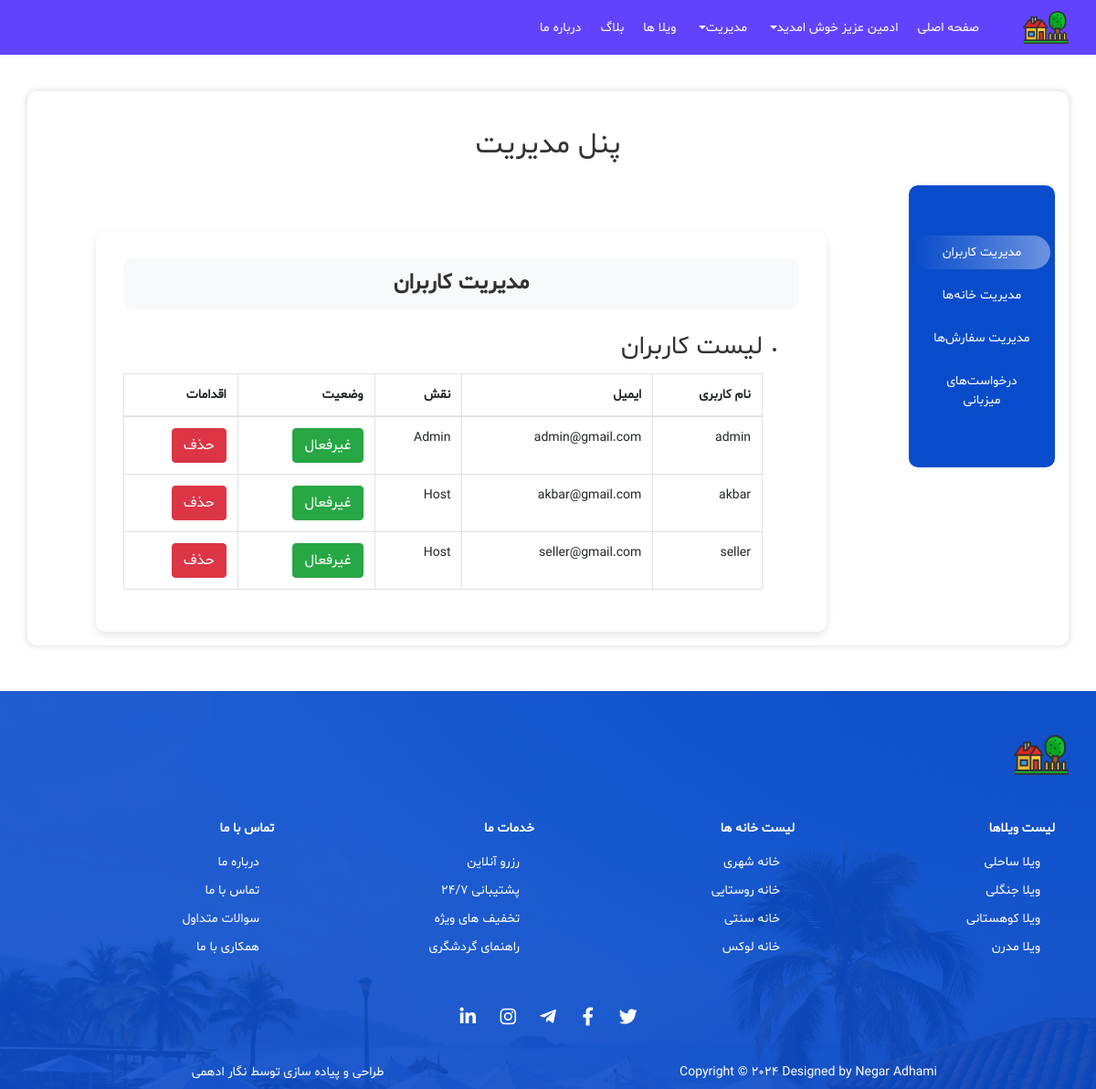
/admin_panel/ (signed in), run on the app's committed database.
### users/models.py (models this page shows)
class User(AbstractUser):
    ROLES = ((1, 'Admin'), (2, 'Host'), (3, 'Passenger'))
    role = models.IntegerField(choices=ROLES, default=3)
    phonenumber = models.CharField(max_length=15, blank=True, null=True)
    address = models.TextField(blank=True, null=True)
    role_change_requested = models.BooleanField(default=False)
    is_active = models.BooleanField(default=True)
    objects = UserManager()

### admin_app/views.py (the view, shortened to what this page needs)
# urls.py: path('admin_panel/', views.admin_panel, name='admin_panel'),
@login_required
def admin_panel(request):
    if not request.user.is_superuser:
        return redirect('home')
    context = {
        'users': User.objects.all(),
        'houses': House.objects.all(),
        'orders': Order.objects.all(),
        'host_requests': User.objects.filter(role_change_requested=True),
    }
    return render(request, 'admin/admin_panel.html', context)

### templates/admin/admin_panel.html (shortened to what this page needs)
{% extends 'base.html' %}
{% block content %}
<main class="container content content-box">
    <h2 class="title-hotel">پنل مدیریت</h2>
    <div class="row mtop-2">
        <div class="col-md-2 col-sm-3 nav-wrapper">
            <div class="nav flex-column nav-pills" id="v-pills-tab" role="tablist" aria-orientation="vertical">
                <a class="nav-link active" id="v-pills-users-tab" data-toggle="pill" href="#v-pills-users" role="tab" aria-controls="v-pills-users" aria-selected="true">مدیریت کاربران</a>
                <a class="nav-link" id="v-pills-houses-tab" data-toggle="pill" href="#v-pills-houses" role="tab" aria-controls="v-pills-houses" aria-selected="false">مدیریت خانه‌ها</a>
                <a class="nav-link" id="v-pills-orders-tab" data-toggle="pill" href="#v-pills-orders" role="tab" aria-controls="v-pills-orders" aria-selected="false">مدیریت سفارش‌ها</a>
                <a class="nav-link" id="v-pills-requests-tab" data-toggle="pill" href="#v-pills-requests" role="tab" aria-controls="v-pills-requests" aria-selected="false">درخواست‌های میزبانی</a>
            </div>
        </div>
        <div class="col-md-10 col-sm-9 content-wrapper">
            <div class="tab-content" id="v-pills-tabContent">
                <div class="tab-pane fade show active" id="v-pills-users" role="tabpanel" aria-labelledby="v-pills-users-tab">
                    <p class="titleWithBg">مدیریت کاربران</p>
                    <ul>
                        <li>
                            <h3>لیست کاربران</h3>
                            <table class="table table-bordered">
                                <thead>
                                    <tr>
                                        <th>نام کاربری</th>
                                        <th>ایمیل</th>
                                        <th>نقش</th>
                                        <th>وضعیت</th>
                                        <th>اقدامات</th>
                                    </tr>
                                </thead>
                                <tbody>
                                    {% for user in users %}
                                    <tr>
                                        <td>{{ user.username }}</td>
                                        <td>{{ user.email }}</td>
                                        <td>{{ user.get_role_display }}</td>
                                        <td>
                                            <form method="post" action="{% url 'toggle_user_status' user.id %}">
                                                <button type="submit" class="btn btn-{{ user.is_active|yesno:'success,danger' }}">{{ user.is_active|yesno:"غیرفعال , فعال " }}</button>
                                            </form>
                                        </td>
                                        <td>
                                            <form method="post" action="{% url 'admin_delete_user' user.id %}">
                                                <button type="submit" class="btn btn-danger">حذف</button>
                                            </form>
                                        </td>
                                    </tr>
                                    {% endfor %}
                                </tbody>
                            </table>
                        </li>
                    </ul>
                </div>
            </div>
        </div>
    </div>
</main>
{% endblock %}

### templates/includes/header.html (shortened to what this page needs)
{% load static %}
<header>
    <nav class="navbar navbar-expand-lg fixed-top p-0 header-nav">
        <div class="container">
            <a class="navbar-brand p-0 m-0" href="#">
                <img src="{% static 'images/logo.svg' %}" alt="ویلا">
            </a>
            <div class="collapse navbar-collapse" id="navbarSupportedContent">
                <ul class="navbar-nav">
                    <li class="nav-item">
                        <a class="nav-link active" href="{% url 'home' %}" title="صفحه اصلی">صفحه اصلی</a>
                    </li>
                    {% if user.is_authenticated %}
                        <li class="nav-item dropdown">
                            <a class="nav-link dropdown-toggle d-flex align-items-center" href="#" id="navbarDropdown"
                                role="button" data-toggle="dropdown" aria-haspopup="true" aria-expanded="false"
                                title="سوییت ها">
                                {{ user.first_name }} عزیز خوش امدید
                            </a>
                        </li>
                        {% if user.is_superuser %}
                            <li class="nav-item dropdown">
                                <a class="nav-link dropdown-toggle d-flex align-items-center" href="#" id="navbarDropdown1"
                                    role="button" data-toggle="dropdown" aria-haspopup="true" aria-expanded="false"
                                    >
                                    مدیریت
                                </a>
                            </li>
                        {% endif %}
                    {% endif %}
                    <li class="nav-item">
                        <a class="nav-link" href="{% url 'house_list' %}" title="ویلا ها">ویلا ها</a>
                    </li>
                    <li class="nav-item">
                        <a class="nav-link" href="{% url 'article' %}" title="بلاگ">بلاگ</a>
                    </li>
                    <li class="nav-item">
                        <a class="nav-link" href="{% url 'about_us' %}" title="درباره ما">درباره ما</a>
                    </li>
                </ul>
            </div>
        </div>
    </nav>
</header>

### static/css/style.css (style rules this page uses)
* { flex-wrap: wrap; font-family: shabnam; position: relative; box-sizing: border-box; outline: none; }
body { text-align: right; color: #333333; font-size: 14px; }
a, a:hover, a:active, a:focus { text-decoration: none; color: inherit; }
.row { padding: 0; margin: 0; width: 100%; }
.container, .container-fluid { padding: 0; }
img { max-width: 100%; }
.h1, .h2, .h3, .h4, .h5, .h6, h1, h2, h3, h4, h5, h6 { line-height: 1.5; }
:root { --main-blue: #094ccb; --main-light-blue: #3094fb; --main-yellow: #fbce45; --main-red: #f50f76; }
.titleWithBg { background-color: #f6f6f6; text-align: center; padding: 10px; margin-bottom: 20px; font-size: 1.2em; border-radius: 10px; font-weight: bold; }
.header-nav { background-color: #6143FE; color: white; transition: 0.3s linear; }
.header-nav .navbar-brand img { max-width: 100px; max-height: 60px; padding: 5px 0; }
.header-nav .nav-link { margin-left: 5px; transition: 0.15s linear; }
.content-box { margin: 50px auto; box-shadow: 0px 0px 6px 2px rgba(0, 0, 0, 0.1); border-radius: 10px; padding: 15px 0; }
.content .nav { background-color: var(--main-blue); color: white; border-radius: 10px; padding: 50px 5px; margin-top: -50px; }
.content { margin-top: 100px; }
.content .nav-link { text-align: center; border-radius: 2em; transition: 0.3s; margin: 5px 0; }
.content .nav-link.active, .content .nav-link:hover { background: rgba(255, 255, 255, 0.4); background: linear-gradient(90deg, rgba(255, 255, 255, 0) 0%, rgba(255, 255, 255, 0.4) 100%); }
.titleWithBg { font-size: 1.5rem; font-weight: bold; text-align: center; background-color: #f8f9fa; padding: 10px; border-radius: 10px; margin-bottom: 20px; }
.title-hotel { text-align: center; margin-top: 20px; margin-bottom: 20px; padding-bottom: 50px; }
.content-wrapper { padding: 30px; background-color: #fff; border-radius: 10px; box-shadow: 0 4px 8px rgba(0, 0, 0, 0.1); max-width: 800px; width: 100%; margin: 0 auto; }

### data on the page
User: first_name "ادمین", username "admin", email "admin@gmail.com", role "Admin", is_active "غیرفعال"
User: username "akbar", email "akbar@gmail.com", role "Host", is_active "غیرفعال"
User: username "seller", email "seller@gmail.com", role "Host", is_active "غیرفعال"
